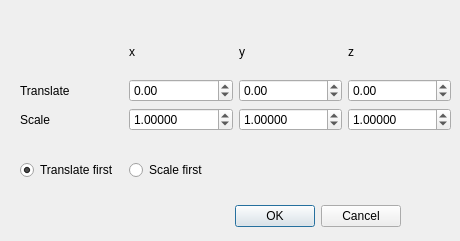
<?xml version="1.0" encoding="UTF-8"?>
<ui version="4.0">
 <class>SwcSkeletonTransformDialog</class>
 <widget class="QDialog" name="SwcSkeletonTransformDialog">
  <property name="geometry">
   <rect>
    <x>0</x>
    <y>0</y>
    <width>460</width>
    <height>241</height>
   </rect>
  </property>
  <property name="windowTitle">
   <string>Transform SWC</string>
  </property>
  <widget class="QDialogButtonBox" name="buttonBox">
   <property name="geometry">
    <rect>
     <x>230</x>
     <y>200</y>
     <width>171</width>
     <height>32</height>
    </rect>
   </property>
   <property name="orientation">
    <enum>Qt::Horizontal</enum>
   </property>
   <property name="standardButtons">
    <set>QDialogButtonBox::Cancel|QDialogButtonBox::Ok</set>
   </property>
  </widget>
  <widget class="QWidget" name="layoutWidget">
   <property name="geometry">
    <rect>
     <x>20</x>
     <y>30</y>
     <width>431</width>
     <height>101</height>
    </rect>
   </property>
   <layout class="QGridLayout" name="gridLayout">
    <item row="0" column="0">
     <widget class="QLabel" name="label_6">
      <property name="text">
       <string/>
      </property>
     </widget>
    </item>
    <item row="0" column="1">
     <widget class="QLabel" name="label_3">
      <property name="text">
       <string>x</string>
      </property>
     </widget>
    </item>
    <item row="0" column="2">
     <widget class="QLabel" name="label_4">
      <property name="text">
       <string>y</string>
      </property>
     </widget>
    </item>
    <item row="0" column="3">
     <widget class="QLabel" name="label_5">
      <property name="text">
       <string>z</string>
      </property>
     </widget>
    </item>
    <item row="1" column="0">
     <widget class="QLabel" name="label">
      <property name="text">
       <string>Translate</string>
      </property>
     </widget>
    </item>
    <item row="1" column="1">
     <widget class="QDoubleSpinBox" name="translateXSpinBox">
      <property name="minimum">
       <double>-1000000.000000000000000</double>
      </property>
      <property name="maximum">
       <double>1000000.000000000000000</double>
      </property>
     </widget>
    </item>
    <item row="1" column="2">
     <widget class="QDoubleSpinBox" name="translateYSpinBox">
      <property name="minimum">
       <double>-1000000.000000000000000</double>
      </property>
      <property name="maximum">
       <double>1000000.000000000000000</double>
      </property>
     </widget>
    </item>
    <item row="1" column="3">
     <widget class="QDoubleSpinBox" name="translateZSpinBox">
      <property name="minimum">
       <double>-1000000.000000000000000</double>
      </property>
      <property name="maximum">
       <double>1000000.000000000000000</double>
      </property>
     </widget>
    </item>
    <item row="2" column="0">
     <widget class="QLabel" name="label_2">
      <property name="text">
       <string>Scale</string>
      </property>
     </widget>
    </item>
    <item row="2" column="1">
     <widget class="QDoubleSpinBox" name="scaleXSpinBox">
      <property name="decimals">
       <number>5</number>
      </property>
      <property name="minimum">
       <double>0.010000000000000</double>
      </property>
      <property name="value">
       <double>1.000000000000000</double>
      </property>
     </widget>
    </item>
    <item row="2" column="2">
     <widget class="QDoubleSpinBox" name="scaleYSpinBox">
      <property name="decimals">
       <number>5</number>
      </property>
      <property name="minimum">
       <double>0.010000000000000</double>
      </property>
      <property name="value">
       <double>1.000000000000000</double>
      </property>
     </widget>
    </item>
    <item row="2" column="3">
     <widget class="QDoubleSpinBox" name="scaleZSpinBox">
      <property name="decimals">
       <number>5</number>
      </property>
      <property name="minimum">
       <double>0.010000000000000</double>
      </property>
      <property name="value">
       <double>1.000000000000000</double>
      </property>
     </widget>
    </item>
   </layout>
  </widget>
  <widget class="QWidget" name="layoutWidget">
   <property name="geometry">
    <rect>
     <x>20</x>
     <y>160</y>
     <width>211</width>
     <height>20</height>
    </rect>
   </property>
   <layout class="QHBoxLayout" name="horizontalLayout">
    <item>
     <widget class="QRadioButton" name="translateRadioButton">
      <property name="text">
       <string>Translate first</string>
      </property>
      <property name="checked">
       <bool>true</bool>
      </property>
      <attribute name="buttonGroup">
       <string notr="true">orderButtonGroup</string>
      </attribute>
     </widget>
    </item>
    <item>
     <widget class="QRadioButton" name="scaleRadioButton">
      <property name="text">
       <string>Scale first</string>
      </property>
      <attribute name="buttonGroup">
       <string notr="true">orderButtonGroup</string>
      </attribute>
     </widget>
    </item>
   </layout>
  </widget>
 </widget>
 <resources/>
 <connections>
  <connection>
   <sender>buttonBox</sender>
   <signal>accepted()</signal>
   <receiver>SwcSkeletonTransformDialog</receiver>
   <slot>accept()</slot>
   <hints>
    <hint type="sourcelabel">
     <x>248</x>
     <y>254</y>
    </hint>
    <hint type="destinationlabel">
     <x>157</x>
     <y>274</y>
    </hint>
   </hints>
  </connection>
  <connection>
   <sender>buttonBox</sender>
   <signal>rejected()</signal>
   <receiver>SwcSkeletonTransformDialog</receiver>
   <slot>reject()</slot>
   <hints>
    <hint type="sourcelabel">
     <x>316</x>
     <y>260</y>
    </hint>
    <hint type="destinationlabel">
     <x>286</x>
     <y>274</y>
    </hint>
   </hints>
  </connection>
 </connections>
 <buttongroups>
  <buttongroup name="orderButtonGroup"/>
 </buttongroups>
</ui>
